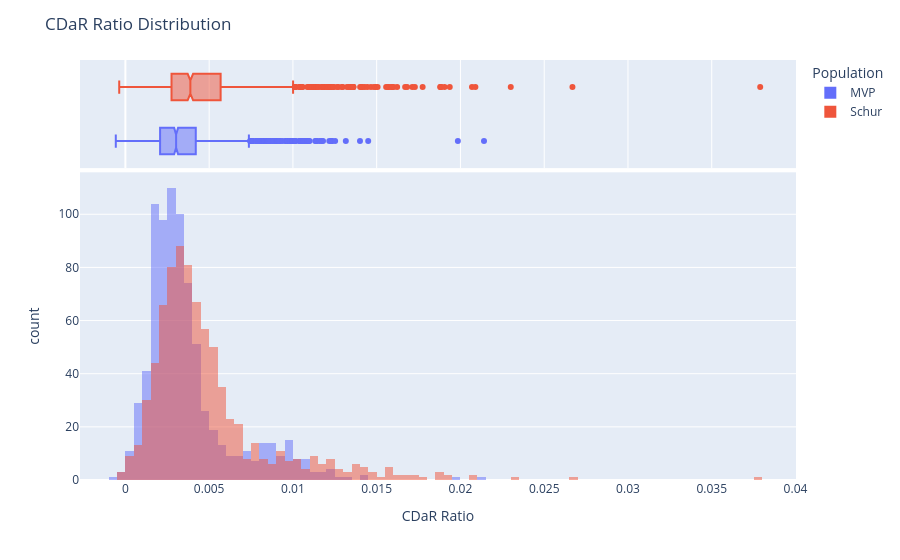

Write notebook code for a chart like this one.
### Code cell
population_mc.plot_distribution(
    measure_list=[RatioMeasure.CDAR_RATIO], tag_list=["MVP", "Schur"]
)

### Figure 1 — Plotly figure (JSON) as saved in the notebook; plotly's stock layout.template omitted (floating-point values rounded to 4 significant figures; data arrays with more than 128 entries replaced by an {"elided": "..."} marker saying what was removed)
{"data": [{"alignmentgroup": "True", "bingroup": "x", "hovertemplate": "Population=MVP<br>_value=%{x}<br>count=%{y}<extra></extra>", "legendgroup": "MVP", "marker": {"color": "#636efa", "opacity": 0.5, "pattern": {"shape": ""}}, "name": "MVP", "offsetgroup": "MVP", "orientation": "v", "showlegend": true, "type": "histogram", "x": {"elided": "800 float values"}, "xaxis": "x", "yaxis": "y"}, {"alignmentgroup": "True", "hovertemplate": "Population=MVP<br>_value=%{x}<extra></extra>", "legendgroup": "MVP", "marker": {"color": "#636efa"}, "name": "MVP", "notched": true, "offsetgroup": "MVP", "showlegend": false, "type": "box", "x": {"elided": "800 float values"}, "xaxis": "x2", "yaxis": "y2"}, {"alignmentgroup": "True", "bingroup": "x", "hovertemplate": "Population=Schur<br>_value=%{x}<br>count=%{y}<extra></extra>", "legendgroup": "Schur", "marker": {"color": "#EF553B", "opacity": 0.5, "pattern": {"shape": ""}}, "name": "Schur", "offsetgroup": "Schur", "orientation": "v", "showlegend": true, "type": "histogram", "x": {"elided": "800 float values"}, "xaxis": "x", "yaxis": "y"}, {"alignmentgroup": "True", "hovertemplate": "Population=Schur<br>_value=%{x}<extra></extra>", "legendgroup": "Schur", "marker": {"color": "#EF553B"}, "name": "Schur", "notched": true, "offsetgroup": "Schur", "showlegend": false, "type": "box", "x": {"elided": "800 float values"}, "xaxis": "x2", "yaxis": "y2"}], "layout": {"barmode": "overlay", "legend": {"title": {"text": "Population"}, "tracegroupgap": 0}, "margin": {"t": 60}, "title": {"text": "CDaR Ratio Distribution"}, "xaxis": {"anchor": "y", "domain": [0, 1], "title": {"text": "CDaR Ratio"}}, "xaxis2": {"anchor": "y2", "domain": [0, 1], "matches": "x", "showgrid": true, "showticklabels": false}, "yaxis": {"anchor": "x", "domain": [0, 0.7326], "title": {"text": "count"}}, "yaxis2": {"anchor": "x2", "domain": [0.7426, 1], "matches": "y2", "showgrid": false, "showline": false, "showticklabels": false, "ticks": ""}}}
